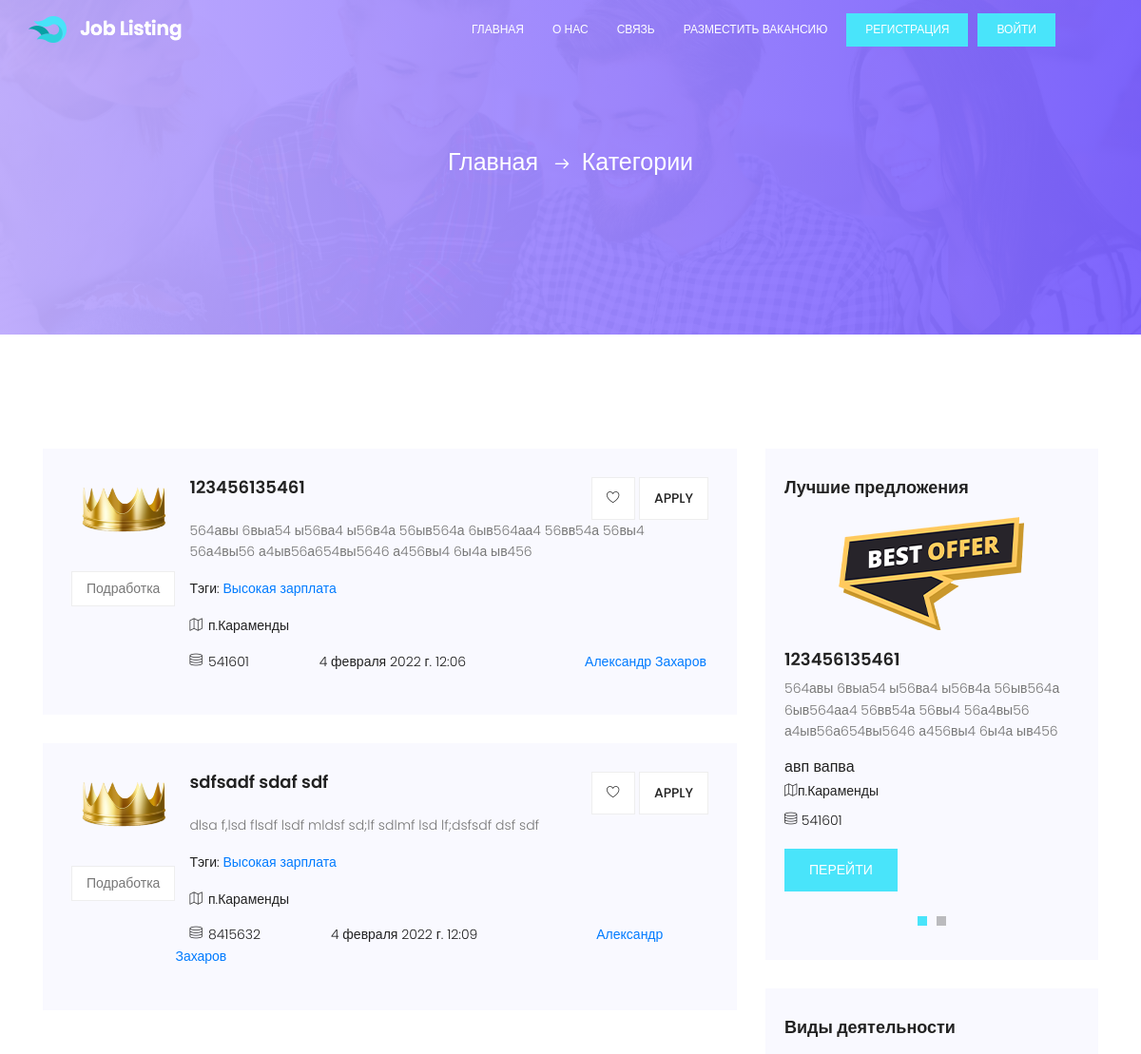
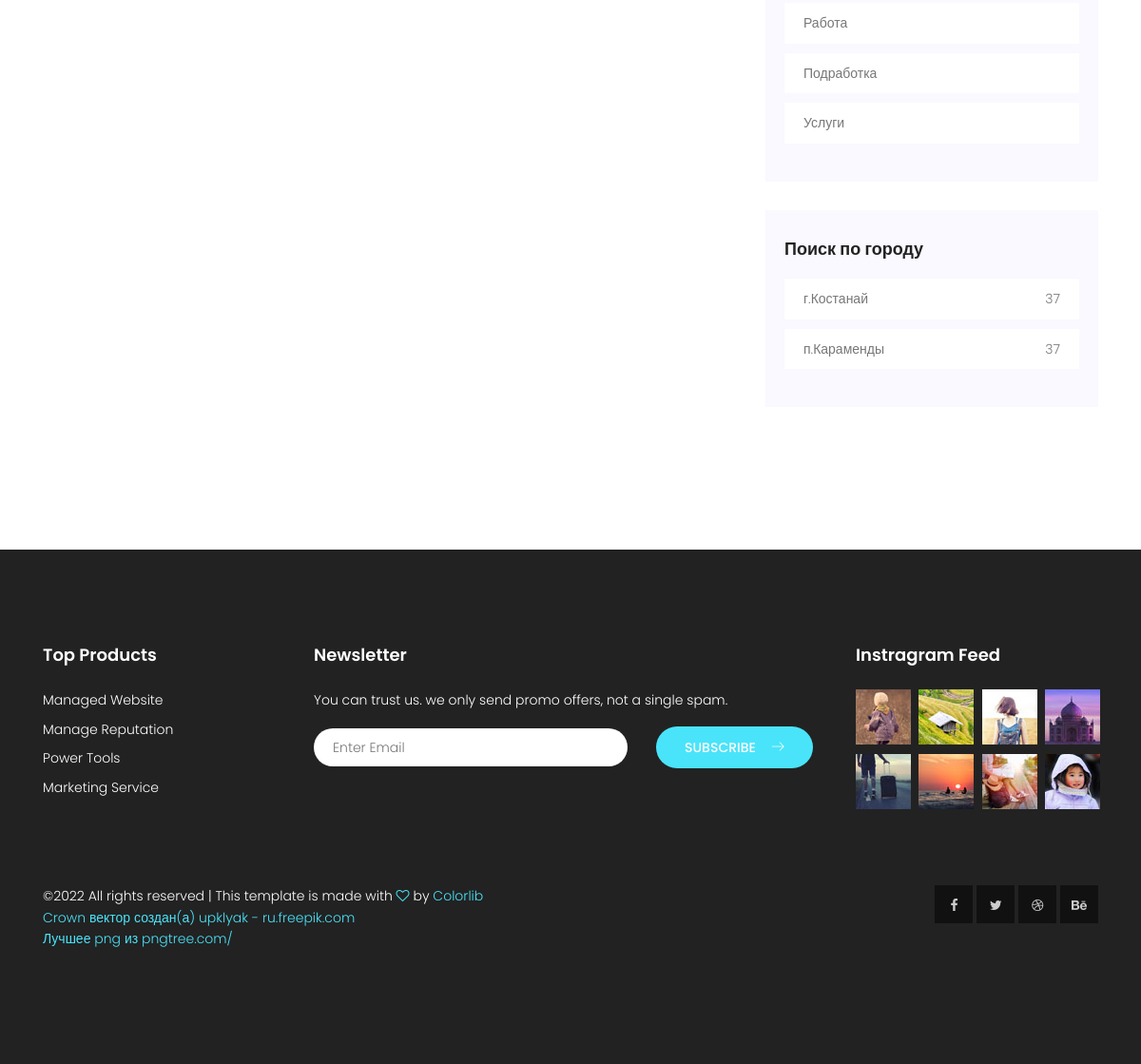
Screenshot of /category/part-time-job/ with the database file from the repository (2 pictures, top to bottom).
### general/models.py (models this page shows, shortened)
class JobPost(models.Model):
    author = models.ForeignKey(settings.AUTH_USER_MODEL, on_delete=models.CASCADE)
    title = models.CharField(max_length=50, verbose_name='Заголовок')
    job_nature = models.CharField(max_length=300, default='', verbose_name='График')
    salary = models.PositiveIntegerField(verbose_name='Зарплата')
    premium = models.CharField(max_length=50, choices=premium_choices, default=premium_choices[1], verbose_name='Вип')
    info = models.CharField(max_length=110, verbose_name='Краткое описание', validators=[MinLengthValidator(25)])
    education = models.CharField(max_length=1000, default='', verbose_name='Образование')
    location = models.ForeignKey(
        Location,
        related_name="post",
        on_delete=models.SET_NULL,
        null=True
    )
    contact = models.CharField(max_length=200, default='', verbose_name='Контактные данные')
    requirements = models.TextField(default='', verbose_name='Требования')
    category = models.ForeignKey(
        Category,
        related_name="post",
        on_delete=models.SET_NULL,
        null=True
    )
    tags = models.ManyToManyField(Tag,
                                  related_name="post",
                                    )
    published_date = models.DateTimeField(auto_now_add=True)
    paginate_by = 10

class Category(MPTTModel):
    name = models.CharField(max_length=100)
    slug = models.SlugField(max_length=100)
    parent = TreeForeignKey(
        'self',
        on_delete=models.CASCADE,
        related_name='children',
        null=True,
        blank=True
        )
    class MPTTMeta:
        order_insertion_by = ['name']
    def __str__(self):
        return self.name

class Tag(models.Model):
    name = models.CharField(max_length=100)
    slug = models.SlugField(max_length=100)
    def __str__(self):
        return self.name

class Location(MPTTModel):
    name = models.CharField(max_length=100)
    slug = models.SlugField(max_length=100)
    parent = TreeForeignKey(
        'self',
        on_delete=models.CASCADE,
        related_name='children',
        null=True,
        blank=True
    )
    class MPTTMeta:
        order_insertion_by = ['name']
    def __str__(self):
        return self.name

### user/models.py (models this page shows, shortened)
class CustomUser(AbstractUser):
    phone_number = models.CharField(max_length=15)
    city = models.CharField(max_length=50, choices=location_choices)
    about = models.TextField(null=True)
    class Meta:
        ordering = ['last_name']

### general/views.py (the view)
# urls.py: path('category/<slug:slug>/', PostCategoryView.as_view(), name='category'),
class PostCategoryView(ListView):
    model = JobPost
    template_name = 'main/category.html'
    context_object_name = 'posts'
    def get_context_data(self, *, object_list=None, **kwargs):
        context = super(PostCategoryView, self).get_context_data(**kwargs)
        cats = Category.objects.all()
        locations = Location.objects.all()
        tags = Tag.objects.all()
        context['cats'] = cats
        context['locations'] = locations
        context['tags'] = tags
        return context
    def get_queryset(self):
        slug = self.kwargs['slug']
        return JobPost.objects.filter(category__slug=slug)

### general/templates/main/category.html (shortened to what this page needs)
	<!DOCTYPE html>
	{% load static %}
	<html lang="zxx" class="no-js">
	<head>
			<link rel="stylesheet" href="{% static 'css/linearicons.css' %}">
			<link rel="stylesheet" href="{% static 'css/font-awesome.min.css' %}">
			<link rel="stylesheet" href="{% static 'css/bootstrap.css' %}">
			<link rel="stylesheet" href="{% static 'css/magnific-popup.css' %}">
			<link rel="stylesheet" href="{% static 'css/nice-select.css' %}">
			<link rel="stylesheet" href="{% static 'css/animate.min.css' %}">
			<link rel="stylesheet" href="{% static 'css/owl.carousel.css' %}">
			<link rel="stylesheet" href="{% static 'css/main.css' %}">
		</head>
		<body>
			  <header id="header" id="home">
			    <div class="container">
			    	<div class="row align-items-center justify-content-between d-flex">
				      <div id="logo">
				        <a href="{% url 'index' %}"><img src="{% static 'img/logo.png' %}" alt="" title="" /></a>
				      </div>
				      <nav id="nav-menu-container">
				        <ul class="nav-menu">
				          <li class="menu-active"><a href="{% url 'index' %}">главная</a></li>
				          <li><a href="{% url 'about-us' %}">О нас</a></li>
				          <li><a href="{% url 'contact' %}">Связь</a></li>
						  <li><a href="{% url 'new-job-post' %}">Разместить вакансию</a></li>
							{% if not user.is_authenticated %}
								<li><a class="ticker-btn" href="{% url 'register' %}">Регистрация</a></li>
								<li><a class="ticker-btn" href="{% url 'login' %}">Войти</a></li>
							{% else %}
								<li><a class="ticker-btn" href="{% url 'profile' %}">Профиль</a></li>
								<li><a class="ticker-btn" href="{% url 'logoutfunc' %}">Выйти</a></li>
						  	{% endif %}
				        	</ul>
				      	</nav>
			    	</div>
			    </div>
			  </header>
			<section class="banner-area relative" id="home">
				<div class="overlay overlay-bg"></div>
				<div class="container">
					<div class="row d-flex align-items-center justify-content-center">
						<div class="about-content col-lg-12">
							<p class="text-white link-nav"><a href="{% url 'index' %}" style="font-size: 25px;">Главная </a>  <span style="font-size: 15px;" class="lnr lnr-arrow-right"></span>  <a href="#" style="font-size: 25px;">Категории</a></p>
						</div>
					</div>
				</div>
			</section>
			<section class="post-area section-gap">
				<div class="container">
					<div class="row justify-content-center d-flex">
						<div class="col-lg-8 post-list">
							{% for post in posts %}
							<div class="single-post d-flex flex-row">
								<div class="thumb">
									<img width="109px" height="69px" src="{% static 'img/crown.png' %}">
									<ul class="tags">
										<li>
											<a href="{% url 'category' slug=post.category.slug %}">{{ post.category }}</a>
										</li>
									</ul>
								</div>
								<div class="details">
									<div class="title d-flex flex-row justify-content-between">
										<div class="titles">
											<a href="{% url 'single' pk=post.pk %}"><h4 style="margin-left: 15px;">{{ post.title }}</h4></a>
										</div>
										<ul class="btns">
											<li><a href="#"><span class="lnr lnr-heart"></span></a></li>
											<li><a href="#">Apply</a></li>
										</ul>
									</div>
									<p style="margin-left: 15px;">
										{{ post.info }}
									</p>
									<p class="address" style="margin-left: 15px;">Тэги: {% for tag in post.tags.all %} <a href="{% url 'tags' slug=tag.slug %}"> {{ tag }}</a>{% endfor %}<p>
									<p class="address"><span class="lnr lnr-map" style="margin-left: 15px;"> </span> {{ post.location }}</p>
									<p class="address"><span class="lnr lnr-database" style="margin-left: 15px;"> </span> {{ post.salary }} <span style="margin-left: 70px;">{{ post.published_date }}</span><a href="{% url 'other-profile' pk=post.author.pk %}" style="margin-left: 125px;">{{ post.author.first_name }} {{ post.author.last_name }}</a></p>
								</div>
							</div>
							{% endfor %}
						</div>
						<div class="col-lg-4 sidebar">
							<div class="single-slidebar">
								<h4>Лучшие предложения</h4>
								<div class="active-relatedjob-carusel">
									{% for post in posts %}
									<div class="single-rated">
										<img width="300px" height="120px" class="img-fluid" src="{% static 'img/best.png' %}" alt="">
										<a href="{% url 'single' pk=post.pk %}"><h4>{{ post.title }}</h4></a>
										<p>
											 {{ post.info }}
										</p>
										<h5>{{ post.job_nature }}</h5>
										<p class="address"><span class="lnr lnr-map"></span>{{ post.location }}</p>
										<p class="address"><span class="lnr lnr-database"></span> {{ post.salary }} </p>
										<a href="{% url 'single' pk=post.pk %}" class="btns text-uppercase">Перейти</a>
									</div>
									{% endfor %}
								</div>
							</div>
							<div class="single-slidebar">
								<h4>Виды деятельности</h4>
								<ul class="cat-list">
									{% for cat in cats %}
										<li><a class="justify-content-between d-flex" href="{% url 'category' slug=cat.slug %}"><p>{{ cat }}</p></a></li>
									{% endfor %}
								</ul>
							</div>
							<div class="single-slidebar">
								<h4>Поиск по городу</h4>
								<ul class="cat-list">
									{% for location in locations %}
										<li><a class="justify-content-between d-flex" href="{% url 'location' slug=location.slug %}"><p>{{ location }}</p><span>37</span></a></li>
									{% endfor %}
								</ul>
							</div>
						</div>
					</div>
				</div>
			</section>
			<footer class="footer-area section-gap">
				<div class="container">
					<div class="row">
						<div class="col-lg-3  col-md-12">
							<div class="single-footer-widget">
								<h6>Top Products</h6>
								<ul class="footer-nav">
									<li><a href="#">Managed Website</a></li>
									<li><a href="#">Manage Reputation</a></li>
									<li><a href="#">Power Tools</a></li>
									<li><a href="#">Marketing Service</a></li>
								</ul>
							</div>
						</div>
						<div class="col-lg-6  col-md-12">
							<div class="single-footer-widget newsletter">
								<h6>Newsletter</h6>
								<p>You can trust us. we only send promo offers, not a single spam.</p>
								<div id="mc_embed_signup">
									<form target="_blank" novalidate="true" action="https://spondonit.us12.list-manage.com/subscribe/post?u=1462626880ade1ac87bd9c93a&amp;id=92a4423d01" method="get" class="form-inline">
										<div class="form-group row" style="width: 100%">
											<div class="col-lg-8 col-md-12">
												<input name="EMAIL" placeholder="Enter Email" onfocus="this.placeholder = ''" onblur="this.placeholder = 'Enter Email '" required="" type="email">
											</div>
											<div class="col-lg-4 col-md-12">
												<button class="nw-btn primary-btn">Subscribe<span class="lnr lnr-arrow-right"></span></button>
											</div>
										</div>
									</form>
								</div>
							</div>
						</div>
						<div class="col-lg-3  col-md-12">
							<div class="single-footer-widget mail-chimp">
								<h6 class="mb-20">Instragram Feed</h6>
								<ul class="instafeed d-flex flex-wrap">
									<li><img src="{% static 'img/i1.jpg' %}" alt=""></li>
									<li><img src="{% static 'img/i2.jpg' %}" alt=""></li>
									<li><img src="{% static 'img/i3.jpg' %}" alt=""></li>
									<li><img src="{% static 'img/i4.jpg' %}" alt=""></li>
									<li><img src="{% static 'img/i5.jpg' %}" alt=""></li>
									<li><img src="{% static 'img/i6.jpg' %}" alt=""></li>
									<li><img src="{% static 'img/i7.jpg' %}" alt=""></li>
									<li><img src="{% static 'img/i8.jpg' %}" alt=""></li>
								</ul>
							</div>
						</div>
					</div>
					<div class="row footer-bottom d-flex justify-content-between">
						<p class="col-lg-8 col-sm-12 footer-text m-0 text-white">
&copy;<script>document.write(new Date().getFullYear());</script> All rights reserved | This template is made with <i class="fa fa-heart-o" aria-hidden="true"></i> by <a href="https://colorlib.com" target="_blank">Colorlib</a><br>
							<a href='https://ru.freepik.com/vectors/crown'>Crown вектор создан(а) upklyak - ru.freepik.com</a> <br>
							<a href='https://.pngtree.com/so/Лучшее'>Лучшее png из pngtree.com/</a>
						</p>
						<div class="col-lg-4 col-sm-12 footer-social">
							<a href="#"><i class="fa fa-facebook"></i></a>
							<a href="#"><i class="fa fa-twitter"></i></a>
							<a href="#"><i class="fa fa-dribbble"></i></a>
							<a href="#"><i class="fa fa-behance"></i></a>
						</div>
					</div>
				</div>
			</footer>
		</body>
	</html>

### rows the page displays
JobPost: category "Подработка", title "123456135461", info "564авы 6выа54 ы56ва4 ы56в4а 56ыв564а 6ыв564аа4 56вв54а 56вы4 56а4вы56 а4ыв56а654вы5646 а456вы4 6ы4а ыв456", location "п.Караменды", salary "541601", published_date "4 февраля 2022 г. 12:06", author.first_name "Александр", author.last_name "Захаров", job_nature "авп вапва"
Tag: name "Высокая зарплата"
JobPost: category "Подработка", title "sdfsadf sdaf sdf", info "dlsa f,lsd flsdf lsdf mldsf sd;lf sdlmf lsd lf;dsfsdf dsf sdf", location "п.Караменды", salary "8415632", published_date "4 февраля 2022 г. 12:09", author.first_name "Александр", author.last_name "Захаров"
Category: name "Работа"
Category: name "Подработка"
Category: name "Услуги"
Location: name "г.Костанай"
Location: name "п.Караменды"
